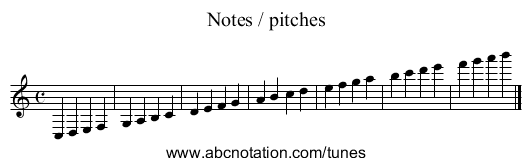
#> input picture c_major_scale.png, 531 x 166 px; its folder holds only this picture in this run
$ python -i staff_detection.py   (imports and definitions only)
#> lines starting #> are read from the running program, lines starting #| are printed output that depends on the picture; after the words box and inside, x2 and y2 are one past the last pixel; in counts of white or black regions, pixels touching at a corner belong together
#> further down, picture is the input picture: shape (166, 531, 3); min 0, max 255, mean 237.5
### utils.py
from pathlib import Path

import cv2 as cv
from cv2.typing import MatLike

from schema import Note

ROOT = Path(__file__).resolve().parent / "templates"
CLEF_DIR = ROOT / "clef"
ACCIDENTALS_DIR = ROOT / "accidentals"

CLEF_TREBLE = CLEF_DIR / "treble.png"
CLEF_BASS = CLEF_DIR / "bass.png"
ACCIDENTAL_SHARP = ACCIDENTALS_DIR / "sharp.png"
ACCIDENTAL_FLAT = ACCIDENTALS_DIR / "flat.png"

EVENT_X_TOLERANCE_PX = 5


def to_gray(image: MatLike) -> MatLike:
    if len(image.shape) == 2:
        return image.copy()
    return cv.cvtColor(image, cv.COLOR_BGR2GRAY)


# [37 lines left out: functions resize_to_height, fit_to_roi, group_notes_into_events, not called in this run]

### staff_detection.py
import cv2 as cv
import numpy as np
from cv2.typing import MatLike

from constants import Constants as const
from schema import Staff, StaffLine
from utils import to_gray


def find_staffs(image: MatLike) -> tuple[list[Staff], MatLike, MatLike]:
    """
    Pipeline for finding the staff lines in sheet music.
    We return the staff lines, the binary image of extraction and the mask used
    for ease of visualiation/debugging in the report.
    """
    gray = to_gray(image)
    binary = binarize(gray)
    line_mask = extract_horizontal_lines(binary)
    centers = find_line_centers(line_mask)
    staffs = group_into_staffs(centers, line_mask, binary.shape)
    return staffs, binary, line_mask


def binarize(gray: MatLike) -> MatLike:
    blurred = cv.GaussianBlur(gray, const.BLUR_KERNEL_SIZE, 0)
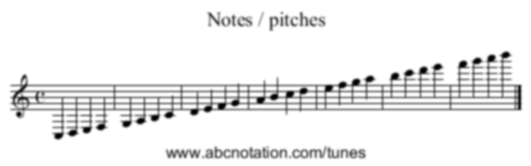
#> blurred: shape (166, 531); min 0, max 255, mean 237.4
    # THRESH_BINARY_INV so ink becomes foreground (255); Otsu picks the threshold automatically
    _, binary = cv.threshold(
        blurred,
        const.MASK_BACKGROUND,
        const.MASK_FOREGROUND,
        cv.THRESH_BINARY_INV + cv.THRESH_OTSU,
    )
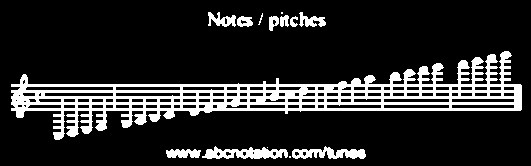
#> binary: shape (166, 531); 16.1% white; 14 white regions (4 under 20 px), largest, box (x1, y1, x2, y2) and area: (11, 51, 522, 140) 11845, (202, 146, 288, 159) 676, (292, 146, 366, 159) 558
    return binary


def extract_horizontal_lines(binary: MatLike) -> MatLike:
    image_width = binary.shape[1]
#> image_width = 531
    kernel_width = max(
        const.STAFF_LINE_KERNEL_MIN_WIDTH,
        int(image_width * const.STAFF_LINE_KERNEL_WIDTH_FRAC),
    )
#> kernel_width = 44
    kernel_width = max(1, min(kernel_width, image_width))
    # a wide horizontal open kernel removes anything shorter than kernel_width, leaving only long horizontal strokes
    kernel = cv.getStructuringElement(cv.MORPH_RECT, (kernel_width, 1))
    return cv.morphologyEx(binary, cv.MORPH_OPEN, kernel)
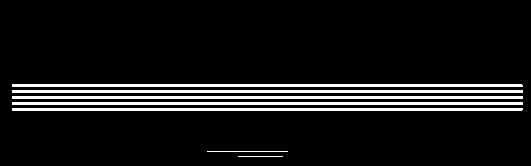
#> returned value: shape (166, 531); 8.8% white; 7 white regions, largest, box (x1, y1, x2, y2) and area: (12, 90, 523, 93) 1533, (12, 96, 523, 99) 1533, (12, 102, 523, 105) 1533


def find_line_centers(line_mask: MatLike) -> list[int]:
    # count how many pixels are lit in each row — staff lines will have much higher counts than gaps
    row_strength = np.sum(line_mask > const.MASK_BACKGROUND, axis=1).astype(np.float32)
#> row_strength = 166 values, max 511 at index 85, min 0 at index 0, mean 46.92

    if row_strength.size == 0:
        return []

    peak = float(np.max(row_strength))
#> peak = 511
    if peak == 0.0:
        return []

    candidate_rows = np.flatnonzero(
        row_strength >= peak * const.LINE_DETECTION_MIN_RATIO
    )
#> candidate_rows = [84, 85, 86, 90, 91, 92, 96, 97, 98, 102, 103, 104, 108, 109, 110]
    return _cluster_rows(candidate_rows)


def _cluster_rows(
    rows: np.ndarray, max_gap: int = const.LINE_CLUSTER_MAX_GAP
) -> list[int]:
#> called with rows = array of shape (15,), max_gap = 1
    if rows.size == 0:
        return []

    centers = []
    start = int(rows[0])
#> start = 84
    prev = start
#> prev = 84

    # consecutive rows within max_gap of each other belong to the same line; take their midpoint
    for value in rows[1:]:
        y = int(value)
        if y - prev > max_gap:
            centers.append((start + prev) // 2)
            start = y
        prev = y
#> this loop made 14 passes
#> (value, y, start, prev) on passes 3, 6, 9, 12: (90, 90, 90, 90), (96, 96, 96, 96), (102, 102, 102, 102), (108, 108, 108, 108)
#> (value, y, prev) on passes 1, 2, 4, 5, 7, 8: (85, 85, 85), (86, 86, 86), (91, 91, 91), (92, 92, 92), (97, 97, 97), (98, 98, 98)
#> after the loop, centers = [85, 91, 97, 103]
#> in find_staffs, `centers = find_line_centers(line_mask)`: centers = [85, 91, 97, 103, 109]

    centers.append((start + prev) // 2)
    return centers


def group_into_staffs(
    line_centers: list[int], line_mask: MatLike, shape: tuple
) -> list[Staff]:
#> called with shape = (166, 531)
    staffs = []
    gap_count = const.LINES_PER_STAFF - 1
    i = 0

    while i + const.LINES_PER_STAFF <= len(line_centers):
        candidate = line_centers[i : i + const.LINES_PER_STAFF]
        gaps = [candidate[j + 1] - candidate[j] for j in range(gap_count)]
        mean_gap = sum(gaps) / gap_count

        if mean_gap <= 0:
            i += 1
            continue

        # real staff lines are evenly spaced; reject candidates where any gap deviates too much from the mean
        tolerance = max(
            const.STAFF_SPACING_TOLERANCE_MIN,
            mean_gap * const.STAFF_SPACING_TOLERANCE_FRAC,
        )
        if not all(abs(g - mean_gap) <= tolerance for g in gaps):
            i += 1
            continue

        lines = []
        for y in candidate:
            x0, x1 = _line_extent(line_mask, y)
            lines.append(StaffLine(y=y, x_start=x0, x_end=x1))

        # pad vertically so stems above/below the outermost lines are inside the staff bounding box
        pad = const.STAFF_VERTICAL_PADDING_FRAC * mean_gap
        top = max(0, int(candidate[0] - pad))
        bottom = min(shape[0] - 1, int(candidate[-1] + pad))

        staffs.append(Staff(lines=lines, spacing=mean_gap, top=top, bottom=bottom))
        i += const.LINES_PER_STAFF
#> this loop made 1 pass
#> (candidate, gaps, mean_gap, tolerance, pad, top) on pass 1: ([85, 91, 97, 103, 109], [6, 6, 6, 6], 6, 2.1, 12, 73)
#> after the loop, i = 5; staffs = 1 item

    return staffs


def _line_extent(line_mask: MatLike, y: int, half_window: int = 1) -> tuple[int, int]:
    y0 = max(0, y - half_window)
    y1 = min(line_mask.shape[0], y + half_window + 1)
    cols = np.flatnonzero(np.any(line_mask[y0:y1, :] > const.MASK_BACKGROUND, axis=0))

    if cols.size == 0:
        return 0, line_mask.shape[1] - 1

    return int(cols[0]), int(cols[-1])


# [83 lines left out: functions erase_staff_for_bars, erase_staff_for_notes, _staff_removal_band_mask, _repair_slits, not called in this run]

>>> import cv2
>>> picture = cv2.imread('c_major_scale.png')
>>> result = find_staffs(picture)

$ run again, on twinkle_twinkle_little_star.png
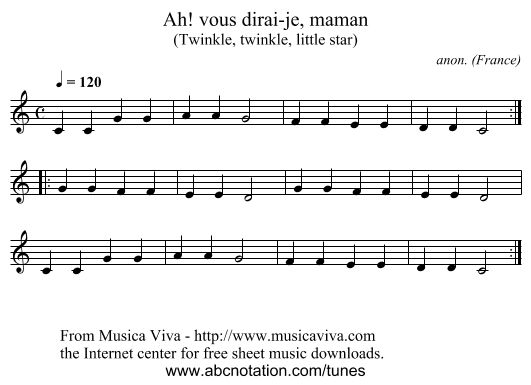
#> input picture twinkle_twinkle_little_star.png, 531 x 385 px
#> picture is the input picture: shape (385, 531, 3); min 0, max 255, mean 237
#> in binarize, `_, binary = cv.threshold( blurred, const.MASK_BACKGROUND, const.MASK_F..`:
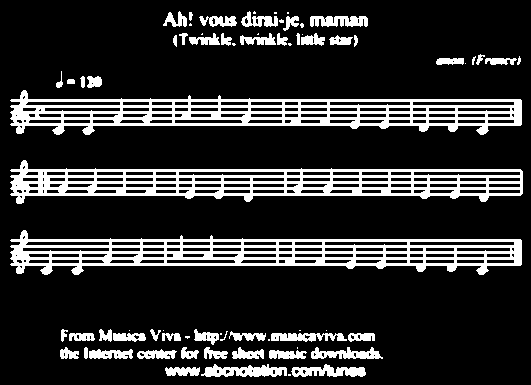
#> binary: shape (385, 531); 17.7% white; 72 white regions (22 under 20 px), largest, box (x1, y1, x2, y2) and area: (10, 90, 522, 135) 9160, (10, 230, 522, 275) 9114, (10, 160, 523, 204) 9064
#> in extract_horizontal_lines, `return cv.morphologyEx(binary, cv.MORPH_OPEN, kernel)`:
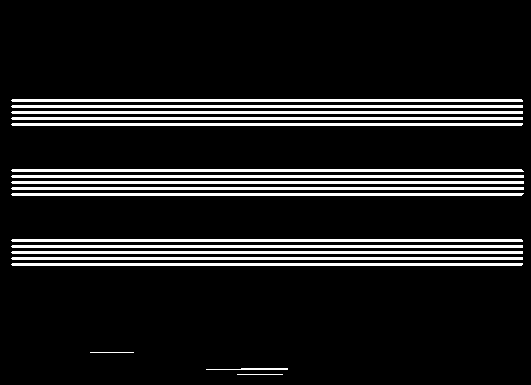
#> returned value: shape (385, 531); 11.4% white; 18 white regions, largest, box (x1, y1, x2, y2) and area: (11, 175, 524, 178) 1537, (11, 181, 524, 184) 1537, (11, 187, 524, 190) 1537
#> row_strength = 385 values, max 513 at index 176, min 0 at index 0, mean 60.35
#> peak = 513
#> candidate_rows = 45 values from 99 to 265
#> in _cluster_rows, `start = int(rows[0])`: start = 99
#> the loop in _cluster_rows, `for value in rows[1:]:` made 44 passes
#> (value, y, start, prev) on passes 3, 6, 9, 12, 15, 18, 21, 24: (105, 105, 105, 105), (111, 111, 111, 111), (117, 117, 117, 117), (123, 123, 123, 123), (169, 169, 169, 169), (175, 175, 175, 175), (181, 181, 181, 181), (187, 187, 187, 187)
#> after the loop in _cluster_rows, `for value in rows[1:]:`: centers = [100, 106, 112, 118, 124, 170, 176, 182, 188, 194, 240, 246, 252, 258]
#> in find_staffs, `centers = find_line_centers(line_mask)`: centers = [100, 106, 112, 118, 124, 170, 176, 182, 188, 194, 240, 246, 252, 258, 264]
#> the loop in group_into_staffs, `while i + const.LINES_PER_STAFF <= len(line_centers):` made 3 passes
#> (candidate, top, bottom, i) on passes 1 to 3: ([100, 106, 112, 118, 124], 88, 136, 5), ([170, 176, 182, 188, 194], 158, 206, 10), ([240, 246, 252, 258, 264], 228, 276, 15)
#> after the loop in group_into_staffs, `while i + const.LINES_PER_STAFF <= len(line_centers):`: i = 15; staffs = 3 items
